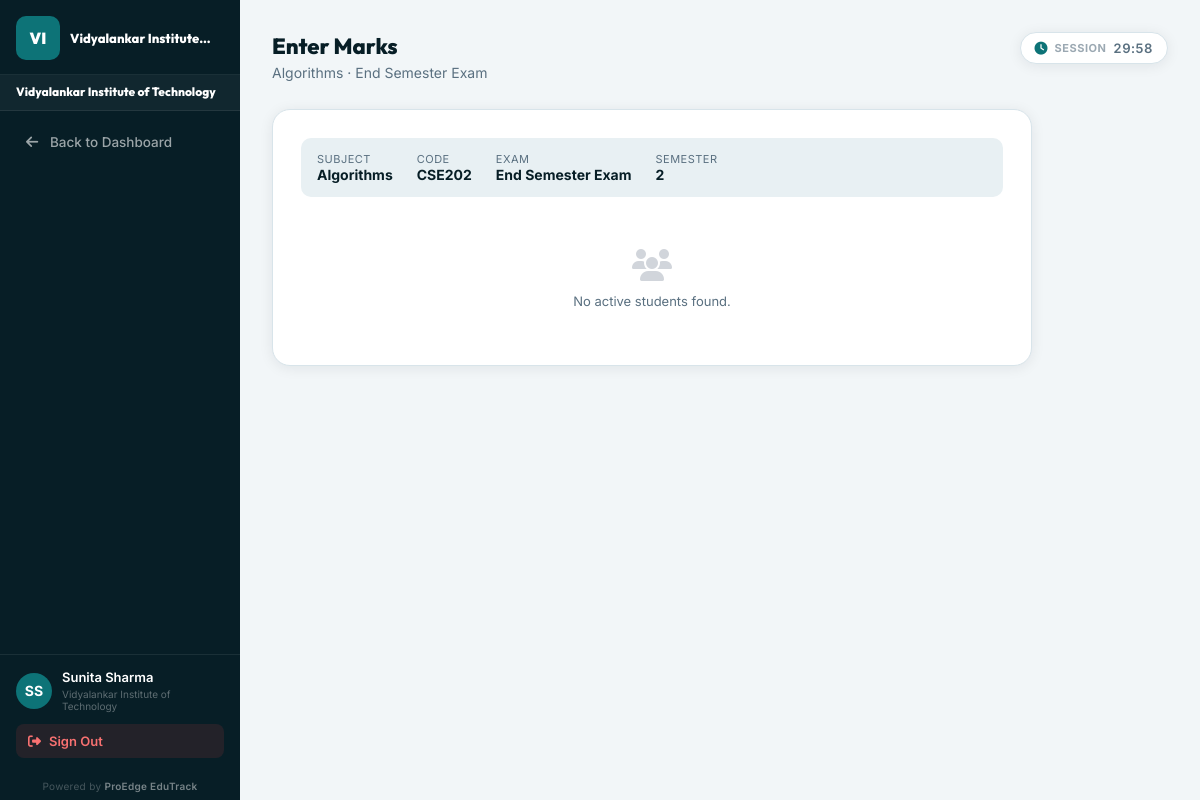
The page /dashboard/faculty/marks/358/21/ (signed in) on the database its author committed.
### students/models.py (models this page shows, shortened)
class College(models.Model):
    name = models.CharField(max_length=150, unique=True)
    code = models.CharField(max_length=30, unique=True)
    city = models.CharField(max_length=100, blank=True)
    state = models.CharField(max_length=100, blank=True)
    logo = models.ImageField(upload_to='college_logos/', null=True, blank=True)
    student_id_rule = models.CharField(max_length=100, default='{YEAR}-{CODE}-{DEPT}-{SERIAL}')
    faculty_id_rule = models.CharField(max_length=100, default='FAC-{CODE}-{SERIAL}')
    email = models.EmailField(null=True, blank=True)
    website = models.URLField(null=True, blank=True)
    is_active = models.BooleanField(default=True)
    created_at = models.DateTimeField(auto_now_add=True)

class Subject(models.Model):
    CATEGORY_CHOICES = [
        ('PC',    'Program Core'),
        ('PE',    'Program Elective'),
        ('OE',    'Open Elective'),
        ('BS',    'Basic Science'),
        ('PC/BS', 'Program Core / Basic Science'),
        ('MC',    'Mandatory Course'),
        ('PW',    'Project Work'),
        ('AC',    'Audit Course'),
        ('HS',    'Humanities & Social Science'),
        ('ES',    'Engineering Science'),
        ('OTHER', 'Other'),
    ]
    name = models.CharField(max_length=100)
    code = models.CharField(max_length=20)  # unique per department, not globally
    department = models.ForeignKey(Department, on_delete=models.CASCADE)
    semester = models.IntegerField()
    weekly_hours = models.IntegerField(default=3)
    lecture_hours   = models.IntegerField(default=3, help_text="Lecture hours per week (L)")
    tutorial_hours  = models.IntegerField(default=0, help_text="Tutorial hours per week (T)")
    practical_hours = models.IntegerField(default=0, help_text="Practical/Lab hours per week (P)")
    credits         = models.IntegerField(default=3, help_text="Credits (C)")
    category        = models.CharField(max_length=10, choices=CATEGORY_CHOICES, default='PC', help_text="Subject category")
    class Meta:
        unique_together = ('department', 'code')

class Exam(models.Model):
    college = models.ForeignKey(College, on_delete=models.CASCADE, null=True, blank=True, related_name='exams')
    name = models.CharField(max_length=100)
    semester = models.IntegerField()
    start_date = models.DateField()
    end_date = models.DateField()
    created_by = models.ForeignKey(User, on_delete=models.CASCADE)

### students/views/_legacy.py (the view, shortened to what this page needs)
# urls.py: path('dashboard/faculty/marks/<int:subject_id>/<int:exam_id>/', views.faculty_enter_marks, name='faculty_enter_marks'),
@login_required
def faculty_enter_marks(request, subject_id, exam_id):
    try:
        faculty = Faculty.objects.get(user=request.user)
    except Faculty.DoesNotExist:
        return redirect('dashboard')
    faculty_subject = get_object_or_404(
        FacultySubject.objects.select_related('subject'),
        faculty=faculty,
        subject_id=subject_id,
    )
    subject = faculty_subject.subject
    exam = get_object_or_404(Exam, pk=exam_id, college=faculty.department.college)
    if exam.semester != subject.semester:
        raise PermissionDenied('This exam does not match the subject semester.')
    students = Student.objects.filter(
        department=subject.department,
        current_semester=subject.semester,
        status='ACTIVE'
    ).select_related('user').order_by('roll_number')
    existing_marks = {m.student_id: m for m in Marks.objects.filter(subject=subject, exam=exam)}
    student_rows = [{'student': student, 'existing_mark': existing_marks.get(student.id)} for student in students]
    context = {
        'subject': subject, 'exam': exam,
        'students': students,
        'student_rows': student_rows,
    }
    return render(request, 'faculty/enter_marks.html', context)

### students/context_processors.py (called while the page is built)
def college_branding(request):
    if not request.user.is_authenticated or request.user.is_superuser:
        return {}
    try:
        role = UserRole.objects.select_related('college').get(user=request.user)
        college = role.college
    except UserRole.DoesNotExist:
        return {}
    if not college:
        return {'college': None, 'branding': None}
    branding, _ = CollegeBranding.objects.get_or_create(college=college)
    return {'college': college, 'branding': branding}

### templates/faculty/enter_marks.html (shortened to what this page needs)
{% extends 'dashboards/base_dashboard.html' %}
{% block page_title %}Enter Marks{% endblock %}
{% block page_sub %}{{ subject.name }} · {{ exam.name }}{% endblock %}
{% block sidebar_links %}
<a href="{% url 'faculty_dashboard' %}" class="sb-link"><i class="fas fa-arrow-left"></i> Back to Dashboard</a>
{% endblock %}
{% block dashboard_content %}
<div class="marks-form">
  <div class="info-bar">
    <div class="info-item"><div class="lbl">Subject</div><div class="val">{{ subject.name }}</div></div>
    <div class="info-item"><div class="lbl">Code</div><div class="val">{{ subject.code }}</div></div>
    <div class="info-item"><div class="lbl">Exam</div><div class="val">{{ exam.name }}</div></div>
    <div class="info-item"><div class="lbl">Semester</div><div class="val">{{ subject.semester }}</div></div>
  </div>
  {% if student_rows %}
  <form method="POST">
    {% csrf_token %}
    <div class="max-marks-row">
      <label>Max Marks:</label>
      <input type="number" name="max_marks" id="max-marks" value="{% if student_rows.0.existing_mark %}{{ student_rows.0.existing_mark.max_marks|floatformat:'-1' }}{% else %}100{% endif %}" min="1" max="200" class="max-input" onchange="updateGrades()"/>
    </div>
    {% for row in student_rows %}
    <div class="student-row">
      <div class="s-avatar">{{ row.student.user.first_name|first|upper }}{{ row.student.user.last_name|first|upper }}</div>
      <div style="flex:1">
        <div style="font-size:13px;font-weight:600;color:var(--deep)">{{ row.student.user.get_full_name|default:row.student.user.username }}</div>
        <div style="font-size:11px;color:var(--muted)">{{ row.student.roll_number }}</div>
      </div>
      <input type="number" name="marks_{{ row.student.id }}" class="marks-input" placeholder="-" min="0" step="0.5"
             id="marks_{{ row.student.id }}"
             value="{% if row.existing_mark %}{{ row.existing_mark.marks_obtained|floatformat:'-1' }}{% endif %}" oninput="calcGrade(this)"/>
      <div class="grade-badge" id="grade_{{ row.student.id }}">{% if row.existing_mark %}{{ row.existing_mark.grade }}{% else %}-{% endif %}</div>
    </div>
    {% endfor %}
    <button type="submit" class="submit-btn"><i class="fas fa-save"></i> Save Marks</button>
  </form>
  {% else %}
    <div class="empty"><i class="fas fa-users" style="font-size:32px;display:block;margin-bottom:12px;color:#d1d5db"></i>No active students found.</div>
  {% endif %}
</div>
{% endblock %}

### templates/dashboards/base_dashboard.html (shortened to what this page needs)
{% extends 'base.html' %}
{% load static %}
{% block body %}
<div class="db-layout">
  <aside class="db-sidebar" id="db-sidebar">
    <div class="sb-head">
      {% if college and college.logo %}
        <img src="{{ college.logo.url }}" alt="{{ college.name }}" class="sb-college-logo"/>
        <button class="sb-close" id="sb-close" aria-label="Close menu"><i class="fas fa-times"></i></button>
      {% elif college %}
        <div class="sb-college-initials">{{ college.code|slice:":2"|upper }}</div>
        <div class="sb-college-head-name">{{ college.name|truncatechars:22 }}</div>
      {% else %}
        <div style="font-family:'Outfit',sans-serif;font-size:20px;font-weight:900;color:#fff">Edu<span style="color:var(--teal-lt)">Track</span></div>
        <button class="sb-close" id="sb-close" aria-label="Close menu"><i class="fas fa-times"></i></button>
      {% endif %}
    </div>
    {% if college %}
    <div class="sb-college-banner">
      <div class="sb-college-name">{{ college.name }}</div>
    </div>
    {% endif %}
    <nav class="sb-nav">
      {% block sidebar_links %}{% endblock %}
    </nav>
    <div class="sb-foot">
      <div class="sb-user">
        <div class="sb-avatar">{{ request.user.first_name|first|upper }}{{ request.user.last_name|first|upper }}</div>
        <div class="sb-user-info">
          <div class="sb-user-name">{{ request.user.get_full_name|default:request.user.username }}</div>
          {% if college %}<div class="sb-user-college">{{ college.name }}</div>{% endif %}
        </div>
      </div>
      <a href="{% url 'logout' %}" class="sb-logout">
        <i class="fas fa-sign-out-alt"></i> Sign Out
      </a>
    </div>
    <div class="sb-powered">Powered by <span>ProEdge EduTrack</span></div>
  </aside>
  <main class="db-main">
    <div class="db-page-head">
      <div class="db-page-head-row">
        <div>
          <h1 class="db-page-title">{% block page_title %}Dashboard{% endblock %}</h1>
          <p class="db-page-sub">{% block page_sub %}Welcome back, {{ request.user.first_name|default:request.user.username }}{% endblock %}</p>
        </div>
        <div class="topbar-session-timer{% if request.is_college_admin %} admin-timer-hidden{% endif %}" id="sb-session-timer" title="Session time remaining">
          <i class="fas fa-clock"></i>
          <span class="timer-label">Session</span>
          <span id="sb-timer-display" style="font-variant-numeric:tabular-nums;letter-spacing:.5px">--:--</span>
        </div>
      </div>
    </div>
    {% block dashboard_content %}{% endblock %}
  </main>
</div>
{% endblock %}

### templates/base.html (style rules this page uses)
*,*::before,*::after { margin:0;padding:0;box-sizing:border-box }
:root { --teal:#0d7377;--teal-lt:#14a085;--teal-dk:#095c60; --gold:#e6a817;--gold-lt:#f5c842; --deep:#071e26;--deep2:#0b2d38; --bg:#f2f6f8;--surface:#fff;--surface2:#e8f0f3; --border:#d8e4ea;--text:#0d1f2d;--muted:#5a7080; --green:#10b981;--red:#ef4444;--warning:#f59e0b; --sh:0 2px 14px rgba(7,30,38,.08); --sh-md:0 6px 28px rgba(7,30,38,.12); --r:10px;--r-lg:18px; }
html { scroll-behavior:smooth }
body { font-family:'Inter',sans-serif;background:var(--bg);color:var(--text);min-height:100vh }
a { text-decoration:none }

### templates/faculty/enter_marks.html (style rules this page uses)
.marks-form { background:#fff;border:1px solid var(--border);border-radius:var(--r-lg);box-shadow:var(--sh);padding:28px;max-width:760px }
.info-bar { display:flex;gap:24px;margin-bottom:24px;padding:14px 16px;background:var(--surface2);border-radius:var(--r);flex-wrap:wrap }
.info-item .lbl { font-size:11px;color:var(--muted);text-transform:uppercase;letter-spacing:.5px }
.info-item .val { font-size:14px;font-weight:700;color:var(--deep) }
.empty { text-align:center;padding:40px;color:var(--muted) }

### templates/dashboards/base_dashboard.html (style rules this page uses)
.db-layout { display:flex;min-height:100vh }
.db-sidebar { width:240px;background:var(--deep);color:#fff;display:flex;flex-direction:column;flex-shrink:0;position:sticky;top:0;height:100vh;overflow-y:auto;transition:transform .3s ease }
.sb-head { padding:16px 16px 14px;border-bottom:1px solid rgba(255,255,255,.08);display:flex;align-items:center;gap:10px;min-height:72px }
.sb-college-initials { width:44px;height:44px;border-radius:10px;background:var(--teal);display:flex;align-items:center;justify-content:center;font-family:'Outfit',sans-serif;font-size:16px;font-weight:900;color:#fff;flex-shrink:0 }
.sb-college-head-name { font-family:'Outfit',sans-serif;font-size:13px;font-weight:800;color:#fff;line-height:1.3;flex:1;min-width:0;word-break:break-word }
.sb-nav { padding:14px 12px;flex:1 }
.sb-foot { padding:14px 16px;border-top:1px solid rgba(255,255,255,.08) }
.sb-user { display:flex;align-items:center;gap:10px;margin-bottom:12px }
.sb-avatar { width:36px;height:36px;border-radius:50%;background:var(--teal);display:flex;align-items:center;justify-content:center;font-size:14px;font-weight:700;color:#fff;flex-shrink:0 }
.sb-user-name { font-size:13px;font-weight:600;color:#fff;line-height:1.3 }
.sb-user-college { font-size:10px;color:rgba(255,255,255,.35);margin-top:2px }
.sb-logout { display:flex;align-items:center;gap:8px;padding:9px 12px;border-radius:8px;background:rgba(239,68,68,.12);color:#f87171;font-size:13px;font-weight:600;text-decoration:none;transition:background .2s }
.sb-college-banner { padding:9px 16px 10px;border-bottom:1px solid rgba(255,255,255,.08);background:rgba(255,255,255,.04) }
.sb-college-name { font-family:'Outfit',sans-serif;font-size:12px;font-weight:800;color:#fff;line-height:1.3;word-break:break-word }
.sb-powered { padding:8px 16px;font-size:10px;color:rgba(255,255,255,.25);text-align:center;letter-spacing:.3px }
.sb-powered span { color:rgba(255,255,255,.45);font-weight:600 }
.topbar-session-timer { display:flex;align-items:center;gap:7px;font-size:13px;font-weight:600;color:var(--muted);padding:7px 14px;border-radius:99px;background:#fff;border:1px solid var(--border);box-shadow:var(--sh);transition:all .3s;white-space:nowrap;flex-shrink:0 }
.topbar-session-timer i { font-size:13px;color:var(--teal) }
.topbar-session-timer .timer-label { font-size:11px;font-weight:700;text-transform:uppercase;letter-spacing:.5px;opacity:.6 }
.db-page-head-row { display:flex;align-items:flex-start;justify-content:space-between;gap:16px;flex-wrap:wrap }
.db-main { flex:1;padding:32px;min-width:0;background:var(--bg) }
.db-page-head { margin-bottom:28px }
.db-page-title { font-family:'Outfit',sans-serif;font-size:22px;font-weight:800;color:var(--deep);margin-bottom:4px }
.db-page-sub { font-size:14px;color:var(--muted) }
.sb-link { display:flex;align-items:center;gap:10px;padding:9px 12px;border-radius:8px;color:rgba(255,255,255,.6);font-size:13.5px;font-weight:500;text-decoration:none;transition:all .2s;margin-bottom:2px }
.sb-link i { width:16px;text-align:center;font-size:14px;flex-shrink:0 }
.empty { text-align:center;padding:28px 0;color:var(--muted);font-size:13px }
.empty i { font-size:26px;display:block;margin-bottom:8px;color:#d1d5db }

### rows shown on the page
College: code "VI", name "Vidyalankar Institute…", name "Vidyalankar Institute of Technology"
Subject: name "Algorithms", code "CSE202", semester "2"
Exam: name "End Semester Exam"

### other values the page prints
{{ request.user.first_name|first|upper }} "S"
{{ request.user.last_name|first|upper }} "S"
{{ request.user.get_full_name|default:request.user.username }} "Sunita Sharma"
